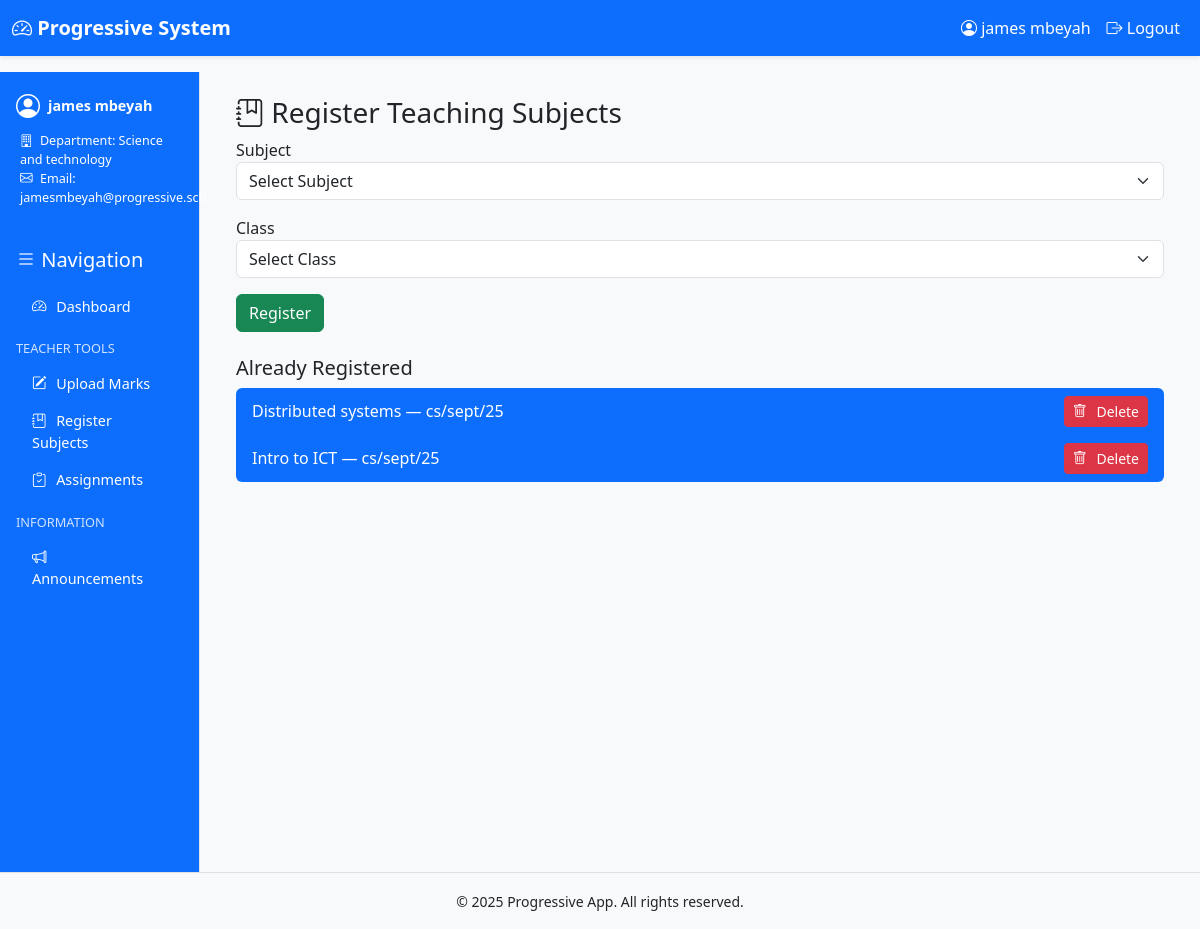
The page /teachers/register_subjects/ (signed in) on the database its author committed.
### progressive_app/models.py (models this page shows, shortened)
class User(AbstractUser):
    ROLE_CHOICES = [
        ("admin", "Admin"),
        ("teacher", "Teacher"),
        ("student", "Student"),
    ]
    role = models.CharField(max_length=20, choices=ROLE_CHOICES)
    admission_number = models.CharField(max_length=20, blank=True, null=True, unique=True)
    department = models.ForeignKey("Department", on_delete=models.SET_NULL, null=True, blank=True)
    course = models.ForeignKey("Course", on_delete=models.SET_NULL, null=True, blank=True)
    school_class = models.ForeignKey("SchoolClass", on_delete=models.SET_NULL, null=True, blank=True)
    semester = models.ForeignKey("Semester", on_delete=models.SET_NULL, null=True, blank=True)

class Department(models.Model):
    name = models.CharField(max_length=100, unique=True)

class TeacherSubject(models.Model):
    teacher = models.ForeignKey(User, on_delete=models.CASCADE, limit_choices_to={"role": "teacher"})
    subject = models.ForeignKey(Subject, on_delete=models.CASCADE)
    school_class = models.ForeignKey(SchoolClass, on_delete=models.CASCADE)

class Subject(models.Model):
    name = models.CharField(max_length=100)
    course = models.ForeignKey(Course, on_delete=models.CASCADE, related_name="subjects")

class SchoolClass(models.Model):
    name = models.CharField(max_length=100)
    course = models.ForeignKey(Course, on_delete=models.CASCADE, related_name="classes")

### progressive_app/views.py (the view, shortened to what this page needs)
# urls.py: path("teachers/register_subjects/", views.register_subjects, name="register_subjects"),
@login_required
def register_subjects(request):
    if request.user.role != "teacher":
        return redirect("progressive_app:dashboard")
    subjects = Subject.objects.select_related("course").all()
    classes = SchoolClass.objects.all()
    registered = TeacherSubject.objects.filter(teacher=request.user)
    context = {
        "subjects": subjects,
        "classes": classes,
        "registered": registered,
    }
    return render(request, "teachers/register_subjects.html", context)

### progressive_app/templates/teachers/register_subjects.html (shortened to what this page needs)
{% extends 'base.html' %}
{% block content %}
<div class="container">
  <h3><i class="bi bi-journal-bookmark"></i> Register Teaching Subjects</h3>
  <form method="post">{% csrf_token %}
    <div class="mb-3">
      <label>Subject</label>
      <select name="subject" class="form-select" required>
        <option value="">Select Subject</option>
      </select>
    </div>
    <div class="mb-3">
      <label>Class</label>
      <select name="school_class" class="form-select" required>
        <option value="">Select Class</option>
      </select>
    </div>
    <button class="btn btn-success">Register</button>
  </form>
  <h5 class="mt-4">Already Registered</h5>
  <ul class="list-group">
    {% for ts in registered %}
    <li class="list-group-item d-flex justify-content-between align-items-center">
      {{ ts.subject.name }} — {{ ts.school_class.name }}
      <form method="post" action="{% url 'progressive_app:delete_teacher_subject' ts.id %}">
        <button type="submit" class="btn btn-sm btn-danger">
          <i class="bi bi-trash"></i> Delete
        </button>
      </form>
    </li>
    {% empty %}
    <li class="list-group-item">No subjects registered yet.</li>
    {% endfor %}
  </ul>
</div>
{% endblock %}

### progressive_app/templates/base.html (shortened to what this page needs)
{% load static %}
<!doctype html>
<html lang="en">
  <head>
    <link href="https://cdn.jsdelivr.net/npm/bootstrap@5.3.2/dist/css/bootstrap.min.css" rel="stylesheet">
    <link href="https://cdn.jsdelivr.net/npm/bootstrap-icons@1.11.1/font/bootstrap-icons.css" rel="stylesheet">
    <link rel="stylesheet" href="{% static 'css/theme.css' %}">
  </head>
<body class="d-flex flex-column min-vh-100">
    <nav class="navbar navbar-expand-lg shadow-sm bg-light">
      <div class="container-fluid">
        <a class="navbar-brand" href="{% url 'progressive_app:dashboard' %}">
          <i class="bi bi-speedometer2"></i> Progressive System
        </a>
        <div class="collapse navbar-collapse" id="navbarNav">
          <ul class="navbar-nav ms-auto">
            {% if user.is_authenticated %}
              <li class="nav-item">
                <span class="nav-link">
                  <i class="bi bi-person-circle"></i> {{ user.first_name }} {{ user.last_name }}
                </span>
              </li>
              <li class="nav-item">
                <a class="nav-link text-warning" href="{% url 'progressive_app:logout' %}">
                  <i class="bi bi-box-arrow-right"></i> Logout
                </a>
              </li>
            {% else %}
              <li class="nav-item">
                <a class="nav-link" href="{% url 'progressive_app:login' %}">
                  <i class="bi bi-box-arrow-in-right"></i> Login
                </a>
              </li>
            {% endif %}
          </ul>
        </div>
      </div>
    </nav>
   <div class="container-fluid flex-grow-1">
      <div class="row min-vh-100">
        <div class="col-md-3 col-lg-2 sidebar bg-primary text-white p-3 d-flex flex-column">
          <div class="profile-box mb-4">
            <div class="d-flex align-items-center mb-2">
              <i class="bi bi-person-circle fs-4 me-2"></i>
              <span class="fw-bold">{{ user.first_name }} {{ user.last_name }}</span>
            </div>
            <ul class="list-unstyled small ms-1">
              {% if user.role == 'student' %}
                <li><i class="bi bi-card-list me-1"></i> Admission: {{ user.admission_number }}</li>
                <li><i class="bi bi-collection me-1"></i> Class: {{ user.school_class.name }}</li>
                <li><i class="bi bi-building me-1"></i> Department: {{ user.department.name }}</li>
                <li><i class="bi bi-journal-bookmark me-1"></i> Course: {{ user.course.name }}</li>
              {% elif user.role == 'teacher' %}
                <li><i class="bi bi-building me-1"></i> Department: {{ user.department.name }}</li>
                <li><i class="bi bi-envelope me-1"></i> Email: {{ user.email }}</li>
              {% elif user.role == 'admin' %}
                <li><i class="bi bi-shield-lock me-1"></i> Role: Admin</li>
                <li><i class="bi bi-envelope me-1"></i> Email: {{ user.email }}</li>
              {% endif %}
            </ul>
          </div>
          <h5 class="mb-3"><i class="bi bi-list"></i> Navigation</h5>
          <div class="list-group list-group-flush flex-grow-1">
            <a href="{% url 'progressive_app:dashboard' %}" class="list-group-item list-group-item-action bg-primary text-white">
              <i class="bi bi-speedometer2"></i> Dashboard
            </a>
            {% if user.role == 'teacher' %}
              <h6 class="mt-3 mb-2">Teacher Tools</h6>
              <a href="{% url 'progressive_app:upload_marks' %}" class="list-group-item bg-primary text-white"><i class="bi bi-pencil-square"></i> Upload Marks</a>
              <a href="{% url 'progressive_app:register_subjects' %}" class="list-group-item bg-primary text-white"><i class="bi bi-journal-bookmark"></i> Register Subjects</a>
              <a href="{% url 'progressive_app:teacher_subjects_manage' %}" class="list-group-item bg-primary text-white"><i class="bi bi-clipboard-check"></i> Assignments</a>
            {% endif %}
            <h6 class="mt-3 mb-2">Information</h6>
            <a href="{% url 'progressive_app:announcements_list' %}" class="list-group-item bg-primary text-white"><i class="bi bi-megaphone"></i> Announcements</a>
          </div>
        </div>
        <main class="col-md-9 col-lg-10 p-4">
          {% block content %}{% endblock %}
        </main>
      </div>
    </div>
    <footer class="bg-light text-center py-3 border-top mt-auto">
      <small>&copy; {% now "Y" %} Progressive App. All rights reserved.</small>
    </footer>
  </body>
</html>

### static/css/theme.css (style rules this page uses)
:root { --prog-blue: #0d6efd; }
a { text-decoration: none; }
body { font-family: "Segoe UI", Roboto, Helvetica, Arial, sans-serif; background-color: #f8f9fa; }
.navbar { background-color: #0d6efd !important; }
.navbar-brand { font-weight: bold; color: #fff !important; }
.navbar .nav-link { color: #fff !important; }
.sidebar { min-height: 100vh; border-right: 1px solid #dee2e6; background-color: #0d6efd; }
.sidebar h5, .sidebar h6 { color: #fff; }
.list-group-item { background-color: #0d6efd; color: #fff; border: none; }
.list-group-item i { margin-right: 6px; }
.sidebar { font-size: 0.9rem; }
.sidebar .list-group-item { background-color: #0d6efd; color: #fff; border: none; }
.sidebar h6 { font-size: 0.8rem; text-transform: uppercase; margin-top: 1rem; margin-bottom: 0.5rem; color: #cfe2ff; }

### rows shown on the page
User: first_name "james", last_name "mbeyah", department.name "Science and technology", email "jamesmbeyah@progressive.sch"
TeacherSubject: subject.name "Distributed systems", school_class.name "cs/sept/25"
TeacherSubject: subject.name "Intro to ICT", school_class.name "cs/sept/25"
